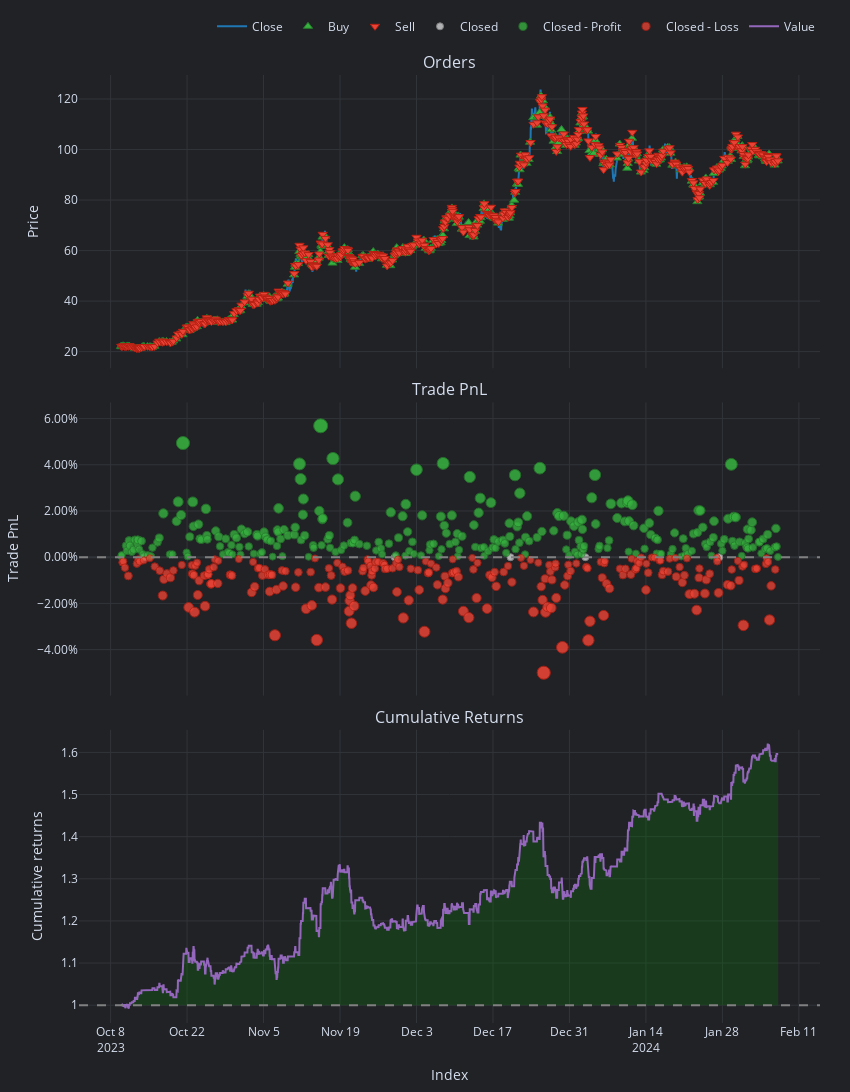

The code cell stored with this chart in its notebook:
### Code cell
pf.plot(settings=dict(bm_returns=False)).show()

### Figure 1 — Plotly figure (JSON) as saved in the notebook; plotly's stock layout.template omitted (floating-point values rounded to 4 significant figures; data arrays with more than 128 entries replaced by an {"elided": "..."} marker saying what was removed)
{"data": [{"legendgroup": "0", "line": {"color": "#1f77b4"}, "mode": "lines", "name": "Close", "showlegend": true, "type": "scatter", "uid": "1acfb3dc-4f88-437b-a152-f0c42236a56a", "x": {"elided": "2888 str values"}, "xaxis": "x", "y": {"elided": "2888 float values"}, "yaxis": "y"}, {"customdata": {"elided": "497x9 mixed values"}, "hovertemplate": "<br>Order Id: %{customdata[0]}\n<br>Signal Index: %{customdata[1]}\n<br>Creation Index: %{customdata[2]}\n<br>Fill Index: %{customdata[3]}\n<br>Size: %{customdata[4]:,}\n<br>Price: %{customdata[5]:,}\n<br>Fees: %{customdata[6]:,}\n<br>Type: %{customdata[7]}\n<br>Stop Type: %{customdata[8]}", "marker": {"color": "#37B13F", "line": {"color": "rgb(38,123,44)", "width": 1}, "size": 8, "symbol": "triangle-up"}, "mode": "markers", "name": "Buy", "type": "scatter", "uid": "0ebe50ac-9e38-4c09-82e2-f12c083fb768", "x": {"elided": "497 str values"}, "xaxis": "x", "y": {"elided": "497 float values"}, "yaxis": "y"}, {"customdata": {"elided": "497x9 mixed values"}, "hovertemplate": "<br>Order Id: %{customdata[0]}\n<br>Signal Index: %{customdata[1]}\n<br>Creation Index: %{customdata[2]}\n<br>Fill Index: %{customdata[3]}\n<br>Size: %{customdata[4]:,}\n<br>Price: %{customdata[5]:,}\n<br>Fees: %{customdata[6]:,}\n<br>Type: %{customdata[7]}\n<br>Stop Type: %{customdata[8]}", "marker": {"color": "#EA4335", "line": {"color": "rgb(181,31,18)", "width": 1}, "size": 8, "symbol": "triangle-down"}, "mode": "markers", "name": "Sell", "type": "scatter", "uid": "850e0129-fa71-47d6-bd11-b38a72d47ffb", "x": {"elided": "497 str values"}, "xaxis": "x", "y": {"elided": "497 float values"}, "yaxis": "y"}, {"customdata": [["22", "22", "2023-10-14 04:00:00+00:00", 0, 0], ["207", "207", "2023-11-29 00:00:00+00:00", 0, 0], ["293", "293", "2023-12-20 05:00:00+00:00", 0, 0], ["351", "351", "2024-01-02 22:00:00+00:00", 0, 0], ["449", "449", "2024-01-27 10:00:00+00:00", 0, 0]], "hovertemplate": "<br>Exit Trade Id: %{customdata[0]}\n<br>Position Id: %{customdata[1]}\n<br>Exit Index: %{customdata[2]}\n<br>PnL: %{customdata[3]:,}\n<br>Return: %{customdata[4]:,%}", "marker": {"color": "#E2E2E2", "line": {"color": "rgb(158,158,158)", "width": 1}, "opacity": [0.75, 0.75, 0.75, 0.75, 0.75], "size": [7, 7, 7, 7, 7], "symbol": "circle"}, "mode": "markers", "name": "Closed", "type": "scatter", "uid": "30b60117-f45b-408b-b94a-45cfa480f2ab", "x": ["2023-10-14T04:00:00+00:00", "2023-11-29T00:00:00+00:00", "2023-12-20T05:00:00+00:00", "2024-01-02T22:00:00+00:00", "2024-01-27T10:00:00+00:00"], "xaxis": "x2", "y": [0, 0, 0, 0, 0], "yaxis": "y2"}, {"customdata": {"elided": "267x5 mixed values"}, "hovertemplate": "<br>Exit Trade Id: %{customdata[0]}\n<br>Position Id: %{customdata[1]}\n<br>Exit Index: %{customdata[2]}\n<br>PnL: %{customdata[3]:,}\n<br>Return: %{customdata[4]:,%}", "marker": {"color": "#37B13F", "line": {"color": "rgb(38,123,44)", "width": 1}, "opacity": {"elided": "267 float values"}, "size": {"elided": "267 float values"}, "symbol": "circle"}, "mode": "markers", "name": "Closed - Profit", "type": "scatter", "uid": "f3c2193f-f4de-4629-8049-ba06e5b3cab8", "x": {"elided": "267 str values"}, "xaxis": "x2", "y": {"elided": "267 float values"}, "yaxis": "y2"}, {"customdata": {"elided": "225x5 mixed values"}, "hovertemplate": "<br>Exit Trade Id: %{customdata[0]}\n<br>Position Id: %{customdata[1]}\n<br>Exit Index: %{customdata[2]}\n<br>PnL: %{customdata[3]:,}\n<br>Return: %{customdata[4]:,%}", "marker": {"color": "#EA4335", "line": {"color": "rgb(181,31,18)", "width": 1}, "opacity": {"elided": "225 float values"}, "size": {"elided": "225 float values"}, "symbol": "circle"}, "mode": "markers", "name": "Closed - Loss", "type": "scatter", "uid": "1e60ab31-3e81-4222-8868-b80da0fd187c", "x": {"elided": "225 str values"}, "xaxis": "x2", "y": {"elided": "225 float values"}, "yaxis": "y2"}, {"hoverinfo": "skip", "line": {"color": "rgba(0, 0, 0, 0)", "width": 0}, "mode": "lines", "opacity": 0, "showlegend": false, "type": "scatter", "uid": "2069505e-8a41-47df-94e4-b2f96f5b2d56", "x": {"elided": "2888 str values"}, "xaxis": "x3", "y": {"elided": "2888 int values"}, "yaxis": "y3"}, {"connectgaps": false, "fill": "tonexty", "fillcolor": "rgba(0, 128, 0, 0.25)", "hoverinfo": "skip", "line": {"color": "rgba(0, 0, 0, 0)", "width": 0}, "mode": "lines", "opacity": 0, "showlegend": false, "type": "scatter", "uid": "399b0d2f-d344-421a-b4b3-7de7f20c6739", "x": {"elided": "2888 str values"}, "xaxis": "x3", "y": {"elided": "2888 float values"}, "yaxis": "y3"}, {"hoverinfo": "skip", "line": {"color": "rgba(0, 0, 0, 0)", "width": 0}, "mode": "lines", "opacity": 0, "showlegend": false, "type": "scatter", "uid": "29539415-71b2-4475-9b79-f07932930c74", "x": {"elided": "2888 str values"}, "xaxis": "x3", "y": {"elided": "2888 int values"}, "yaxis": "y3"}, {"connectgaps": false, "fill": "tonexty", "fillcolor": "rgba(255, 0, 0, 0.25)", "hoverinfo": "skip", "line": {"color": "rgba(0, 0, 0, 0)", "width": 0}, "mode": "lines", "opacity": 0, "showlegend": false, "type": "scatter", "uid": "a0040066-2f24-46eb-a0d1-d0bac3f18a2f", "x": {"elided": "2888 str values"}, "xaxis": "x3", "y": {"elided": "2888 float values"}, "yaxis": "y3"}, {"legendgroup": "1", "line": {"color": "#9467bd"}, "mode": "lines", "name": "Value", "showlegend": true, "type": "scatter", "uid": "e947c9cd-d903-470c-8278-2e5a0f333615", "x": {"elided": "2888 str values"}, "xaxis": "x3", "y": {"elided": "2888 float values"}, "yaxis": "y3"}, {"hoverinfo": "skip", "line": {"color": "rgba(0, 0, 0, 0)", "width": 0}, "mode": "lines", "opacity": 0, "showlegend": false, "type": "scatter", "uid": "1dfce417-f640-4f1a-86b6-2ee1aecda3ec", "x": {"elided": "2888 str values"}, "xaxis": "x3", "y": {"elided": "2888 int values"}, "yaxis": "y3"}], "layout": {"annotations": [{"font": {"size": 16}, "showarrow": false, "text": "Orders", "x": 0.5, "xanchor": "center", "xref": "paper", "y": 1, "yanchor": "bottom", "yref": "paper"}, {"font": {"size": 16}, "showarrow": false, "text": "Trade PnL", "x": 0.5, "xanchor": "center", "xref": "paper", "y": 0.6547, "yanchor": "bottom", "yref": "paper"}, {"font": {"size": 16}, "showarrow": false, "text": "Cumulative Returns", "x": 0.5, "xanchor": "center", "xref": "paper", "y": 0.3093, "yanchor": "bottom", "yref": "paper"}], "height": 1110, "legend": {"orientation": "h", "traceorder": "normal", "x": 1, "xanchor": "right", "y": 1.036, "yanchor": "bottom"}, "margin": {"b": 30, "l": 30, "r": 30, "t": 30}, "shapes": [{"line": {"color": "gray", "dash": "dash"}, "type": "line", "x0": 0, "x1": 1, "xref": "paper", "y0": 0, "y1": 0, "yref": "y2"}, {"line": {"color": "gray", "dash": "dash"}, "type": "line", "x0": 0, "x1": 1, "xref": "paper", "y0": 1, "y1": 1, "yref": "y3"}], "showlegend": true, "width": 850, "xaxis": {"anchor": "y", "domain": [0, 1], "matches": "x3", "showticklabels": false}, "xaxis2": {"anchor": "y2", "domain": [0, 1], "matches": "x3", "showticklabels": false}, "xaxis3": {"anchor": "y3", "domain": [0, 1], "title": {"text": "Index"}}, "yaxis": {"anchor": "x", "domain": [0.6907, 1], "title": {"text": "Price"}}, "yaxis2": {"anchor": "x2", "domain": [0.3453, 0.6547], "tickformat": ".2%", "title": {"text": "Trade PnL"}}, "yaxis3": {"anchor": "x3", "domain": [0, 0.3093], "title": {"text": "Cumulative returns"}}}}
